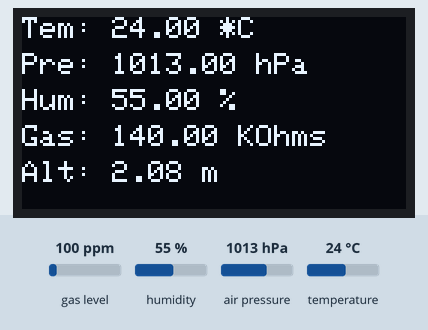
Recording of a sketch running on a simulated ESP32. On the bench: 128×64 one-colour display. Inputs (shaded band) come from the test bench; at power-on: gas level 100 ppm, humidity 55 %, air pressure 1013 hPa, temperature 24 °C. What the sketch prints to the serial monitor is not drawn.

Above: at 1.2 s.
1.3 s: gas level set to 20 ppm
3.9 s: humidity set to 22 %
At 5.7 s:
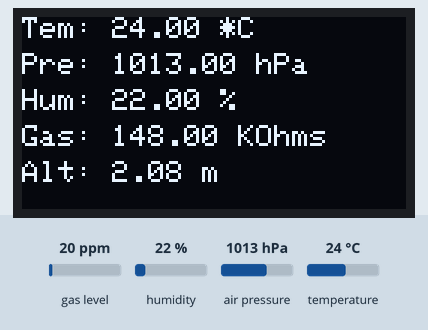
6.0 s: air pressure set to 952 hPa
At 7.1 s:
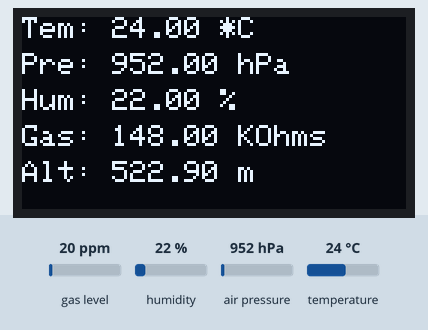
8.2 s: temperature set to 12 °C
At 9.5 s:
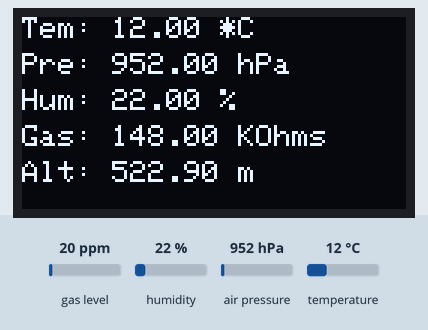
10.4 s: gas level set to 250 ppm
At 11.8 s:
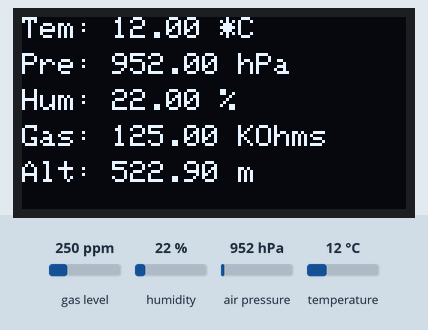
Timing chart, 0 to 13.4 s (numbered marks = the images above; inputs shaded):
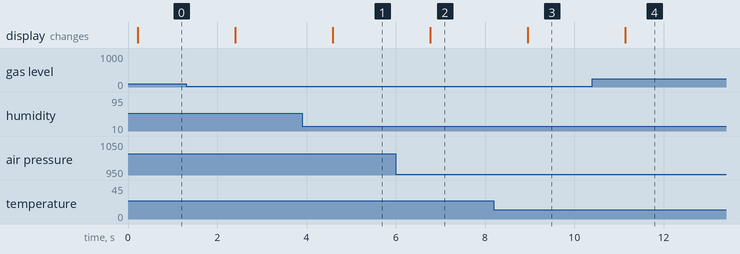

Measured:
- after the input at 3.9 s, the display: changes after 0.69 s (image 1)
- after the input at 6.0 s, the display: changes after 0.77 s (image 2)
- after the input at 8.2 s, the display: changes after 0.76 s (image 3)
- after the input at 10.4 s, the display: changes after 0.74 s (image 4)

The sketch:

ESP32_BME680.ino
```cpp
#include <Wire.h>
#include <SPI.h>
#include <Adafruit_Sensor.h>
#include "Adafruit_BME680.h"
#include "Adafruit_GFX.h"
#include <Adafruit_SSD1306.h>

#define SEALEVELPRESSURE_HPA (1013.25)

#define SCREEN_WIDTH 128 // OLED display width, in pixels
#define SCREEN_HEIGHT 64 // OLED display height, in pixels

// Declaration for an SSD1306 display connected to I2C (SDA, SCL pins)
#define OLED_RESET     4 // Reset pin # (or -1 if sharing Arduino reset pin)
Adafruit_SSD1306 display(SCREEN_WIDTH, SCREEN_HEIGHT, &Wire, OLED_RESET);

Adafruit_BME680 bme; // I2C

void setup() {
  Serial.begin(115200);

  display.begin(SSD1306_SWITCHCAPVCC, 0x3C);
  display.clearDisplay();
  display.setTextSize(1);
  display.setTextColor(1);

  Serial.println(F("BME680 async test"));

  if (!bme.begin()) {
    Serial.println(F("Could not find a valid BME680 sensor, check wiring!"));
    display.setCursor(0, 0);
    display.println("BME680 Not Connected");
    display.display();
    while (1);
  }

  // Set up oversampling and filter initialization
  bme.setTemperatureOversampling(BME680_OS_8X);
  bme.setHumidityOversampling(BME680_OS_2X);
  bme.setPressureOversampling(BME680_OS_4X);
  bme.setIIRFilterSize(BME680_FILTER_SIZE_3);
  bme.setGasHeater(320, 150); // 320*C for 150 ms
}

void loop() {
  // Tell BME680 to begin measurement.
  unsigned long endTime = bme.beginReading();
  if (endTime == 0) {
    Serial.println(F("Failed to begin reading :(")); display.clearDisplay();
    display.setCursor(0, 0);
    display.println("Problem");
    display.display();
    return;
  }
  if (!bme.endReading()) {
    Serial.println(F("Failed to complete reading :("));
    display.clearDisplay();
    display.setCursor(0, 0);
    display.println("Problem");
    display.display();
    return;
  }
  Serial.print(F("Temperature = "));
  Serial.print(bme.temperature);
  Serial.println(F(" *C"));

  Serial.print(F("Pressure = "));
  Serial.print(bme.pressure / 100.0);
  Serial.println(F(" hPa"));

  Serial.print(F("Humidity = "));
  Serial.print(bme.humidity);
  Serial.println(F(" %"));

  Serial.print(F("Gas = "));
  Serial.print(bme.gas_resistance / 1000.0);
  Serial.println(F(" KOhms"));

  Serial.print(F("Approx. Altitude = "));
  Serial.print(bme.readAltitude(SEALEVELPRESSURE_HPA));
  Serial.println(F(" m"));

  Serial.println();

  display.clearDisplay();
  display.setCursor(0, 0);
  display.print(F("Tem: "));
  display.print(bme.temperature);
  display.println(F(" *C"));

  display.setCursor(0, 12);
  display.print(F("Pre: "));
  display.print(bme.pressure / 100.0);
  display.println(F(" hPa"));

  display.setCursor(0, 24);
  display.print(F("Hum: "));
  display.print(bme.humidity);
  display.println(F(" %"));

  display.setCursor(0, 36);
  display.print(F("Gas: "));
  display.print(bme.gas_resistance / 1000.0);
  display.println(F(" KOhms"));

  display.setCursor(0, 48);
  display.print(F("Alt: "));
  display.print(bme.readAltitude(SEALEVELPRESSURE_HPA));
  display.println(F(" m"));
  display.display();

  delay(2000);
}
```
